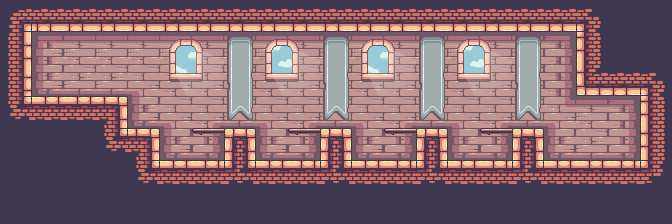

Rendered tile map (Tiled .tmx) drawn with the repository's tilesets; below, a short description and the map source with its tile grids summarised:
An orthogonal 21x7 tile map with 32x32 px tiles, 4 tile layers (background, walls, floors, decorations), 2 tilesets and 13 objects (4x pig facing right, spawn, 16_respect, 18_stairs).

<map version="1.5" tiledversion="1.7.2" orientation="orthogonal" renderorder="right-down" width="21" height="7" tilewidth="32" tileheight="32" infinite="0" nextlayerid="11" nextobjectid="14">
 <tileset firstgid="1" source="terrain.tsx" />
 <tileset firstgid="248" source="decorations.tsx" />
 <layer id="1" name="background" width="21" height="7">
  <data>[147 cells, 93 non-empty, 12 distinct tile ids]</data>
 </layer>
 <layer id="2" name="walls" width="21" height="7">
  <data>[147 cells, 54 non-empty, 12 distinct tile ids]</data>
 </layer>
 <layer id="3" name="floors" width="21" height="7">
  <data>[147 cells, 31 non-empty, 7 distinct tile ids]</data>
 </layer>
 <layer id="4" name="decorations" width="21" height="7">
  <data>[147 cells, 28 non-empty, 11 distinct tile ids]</data>
 </layer>
 <objectgroup id="5" name="spawn">
  <object id="9" name="spawn" x="559.903" y="110.182" width="78" height="58" />
 </objectgroup>
 <objectgroup id="6" name="boxes">
  <object id="3" x="32.8633" y="79.7267" width="22" height="16" />
  <object id="4" x="33.7069" y="62.0127" width="22" height="16" />
  <object id="10" x="488.367" y="142.991" width="22" height="16" />
  <object id="11" x="392.205" y="142.991" width="22" height="16" />
  <object id="12" x="296.887" y="142.991" width="22" height="16" />
  <object id="13" x="199.881" y="142.148" width="22" height="16" />
 </objectgroup>
 <objectgroup id="7" name="bombs" />
 <objectgroup id="8" name="doors">
  <object id="1" type="16_respect" x="586" y="104" width="46" height="56" />
  <object id="2" type="18_stairs" x="56" y="40" width="46" height="56" />
 </objectgroup>
 <objectgroup id="10" name="invisible_doors" />
 <objectgroup id="9" name="enemies">
  <object id="5" type="pig facing right" x="455.504" y="128.216">
   <point />
  </object>
  <object id="6" type="pig facing right" x="359.342" y="128.216">
   <point />
  </object>
  <object id="7" type="pig facing right" x="261.493" y="129.903">
   <point />
  </object>
  <object id="8" type="pig facing right" x="167.018" y="130.747">
   <point />
  </object>
 </objectgroup>
</map>
